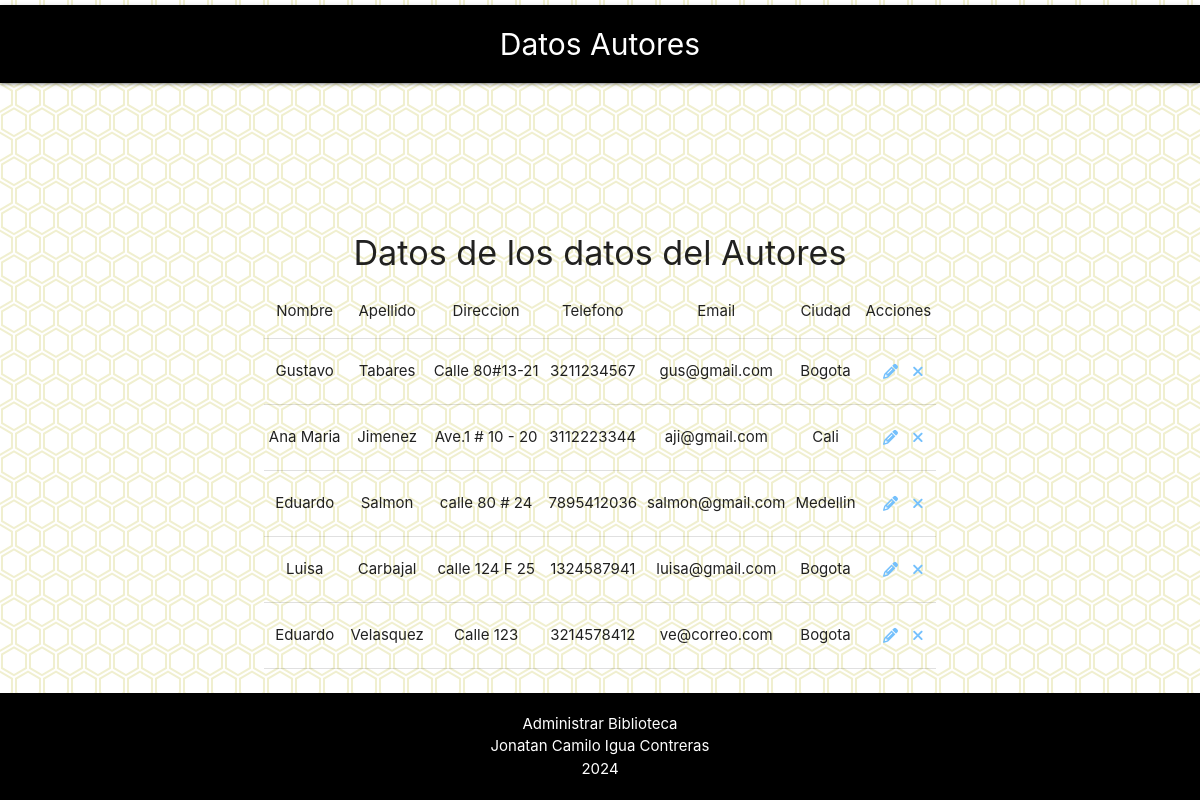
The page /autor/mostrar_Autor.php on the database its author committed.
### tables this page shows
CREATE TABLE `autores` (
  `id` int(50) NOT NULL,
  `nombre` varchar(50) NOT NULL,
  `apellido` varchar(50) NOT NULL,
  `direccion` varchar(50) NOT NULL,
  `telefono` varchar(50) NOT NULL,
  `email` varchar(50) NOT NULL,
  `ciudad` varchar(50) NOT NULL
);

### autor/crud_Autor.php (called while the page is built, shortened)
<?php
class CrudAutor
{
    public function mostrar_autor()
    {
        $db = Db::conectar();
        $select = $db->query('SELECT * FROM autores');
        foreach ($select->fetchAll() as $autor) {
            $myAutor = new Autor();
            $myAutor->setId($autor['id']);
            $myAutor->setNombre($autor['nombre']);
            $myAutor->setApellido($autor['apellido']);
            $myAutor->setDireccion($autor['direccion']);
            $myAutor->setTelefono($autor['telefono']);
            $myAutor->setEmail($autor['email']);
            $myAutor->setCiudad($autor['ciudad']);
            $listaAutores[] = $myAutor;
        }
        return $listaAutores;
    }
}
?>

### autor/autor.php (called while the page is built, shortened)
<?php
class Autor
{
    private $id;
    private $nombre;
    private $apellido;
    private $direccion;
    private $telefono;
    private $email;
    private $ciudad;
    public function getCiudad()
    {
        return $this->ciudad;
    }
    public function setCiudad($ciudad)
    {
        $this->ciudad = $ciudad;
    }
    public function getEmail()
    {
        return $this->email;
    }
    public function setEmail($email)
    {
        $this->email = $email;
    }
    public function getTelefono()
    {
        return $this->telefono;
    }
    public function setTelefono($telefono)
    {
        $this->telefono = $telefono;
    }
    public function getDireccion()
    {
        return $this->direccion;
    }
    public function setDireccion($direccion)
    {
        $this->direccion = $direccion;
    }
    public function getApellido()
    {
        return $this->apellido;
    }
    public function setApellido($apellido)
    {
        $this->apellido = $apellido;
    }
    public function getNombre()
    {
        return $this->nombre;
    }
    public function setNombre($nombre)
    {
        $this->nombre = $nombre;
    }
    public function getId()
    {
        return $this->id;
    }
    public function setId($id)
    {
        $this->id = $id;
    }
}
?>

### autor/mostrar_Autor.php (the view, shortened to what this page needs)
<?php
require_once('crud_autor.php');
require_once('autor.php');
$crud = new CrudAutor();
$listaAutores = $crud->mostrar_autor();
?>
<!DOCTYPE html>
<html lang="en">
<head>
    <link rel="stylesheet" href="https://cdnjs.cloudflare.com/ajax/libs/materialize/1.0.0/css/materialize.min.css">
    <link rel="stylesheet" type="text/css" href="../styles/estilos.css">
</head>
<body>
    <header>
        <nav class="ingreso">
            <div class="nav-wrapper">
                <div class="container">
                    <div class="titulo center">Datos Autores</div>
                </div>
            </div>
        </nav>
    </header>
    <div class="container">
        <form action='administra_autor.php' method='post'>
            <h4 style=" text-align: center;">Datos de los datos del Autores</h4>
            <table>
                <td>Nombre</td>
                <td>Apellido</td>
                <td>Direccion</td>
                <td>Telefono</td>
                <td>Email</td>
                <td>Ciudad</td>
                <td>Acciones</td>
                <?php foreach ($listaAutores as $autor) { ?>
                    <tr>
                        <td>
                            <?php echo $autor->getNombre() ?>
                        </td>
                        <td>
                            <?php echo $autor->getApellido() ?>
                        </td>
                        <td>
                            <?php echo $autor->getDireccion() ?>
                        </td>
                        <td>
                            <?php echo $autor->getTelefono() ?>
                        </td>
                        <td>
                            <?php echo $autor->getEmail() ?>
                        </td>
                        <td>
                            <?php echo $autor->getCiudad() ?>
                        </td>
                        <td><a href="actualizar_autor.php?id=<?php echo $autor->getId() ?>&accion=a"><i
                                    class="fa-solid fa-pencil" style="color: #74C0FC;padding: 10px"></i></a>
                            <a href="administra_autor.php?id=<?php echo $autor->getId() ?>&accion=e"><i
                                    class="fa-solid fa-xmark" style="color: #74C0FC;"></i></a>
                        </td>
                    </tr>
                <?php } ?>
            </table>
            <div class="container">
                <a class="unboton" href="../index.php"><i class="fas fa-undo fa-2x" style="color: #74C0FC;"></i></a>
            </div>
        </form>
    </div>
    <footer>
        Administrar Biblioteca
        <br>
        Jonatan Camilo Igua Contreras
        <br>
        2024
    </footer>
</body>
</html>

### styles/estilos.css (style rules this page uses)
.container { display: flex; justify-content: center; align-items: center; }
.center, .center-align { text-align: center; font-size: 30px; }
body { background-color: #ffffff; }
nav { background-color: black; width: 100%; height: 78px; line-height: 79px; margin-top: 5px; }
header { margin-bottom: 128px; }
.ingreso { margin-bottom: 12px; }
footer { position: fixed; margin-top: 88px; bottom: 0; width: 100%; background-color:black; color: white; padding: 20px 0; text-align: center; }
td, th { padding: 15px 5px; display: table-cell; text-align: center; vertical-align: middle; border-radius: 2px; }
.unboton { padding-left: 100px; padding-right: 100px; padding-top: 20%; }

### rows shown on the page
autores: nombre "Gustavo", apellido "Tabares", direccion "Calle 80#13-21", telefono "3211234567", email "gus@gmail.com", ciudad "Bogota"
autores: nombre "Ana Maria", apellido "Jimenez", direccion "Ave.1 # 10 - 20", telefono "3112223344", email "aji@gmail.com", ciudad "Cali"
autores: nombre "Eduardo", apellido "Salmon", direccion "calle 80 # 24", telefono "7895412036", email "salmon@gmail.com", ciudad "Medellin"
autores: nombre "Luisa", apellido "Carbajal", direccion "calle 124 F 25", telefono "1324587941", email "luisa@gmail.com", ciudad "Bogota"
autores: nombre "Eduardo", apellido "Velasquez", direccion "Calle 123", telefono "3214578412", email "ve@correo.com", ciudad "Bogota"
